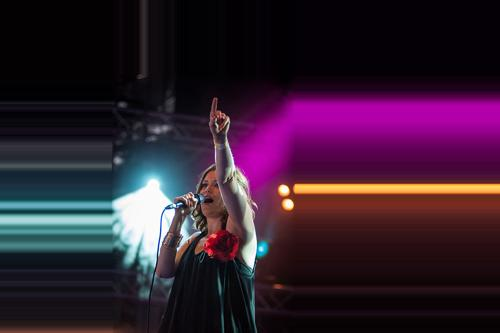
#> input picture 03_Train_FaceRecognition_with_ml/data/female/female_000122.jpg, 500 x 333 px; its folder holds only this picture in this run
$ jupyter execute --allow-errors 01_data_preprocessing_crop.ipynb
#> lines starting #> are read from the running program, lines starting #| are printed output that depends on the picture
### Step 1 : Crop faces and store in respective directory

[cell 1]
import numpy as np # numerical python
import cv2 # opencv
from glob import glob # glob use to extract path of file
import matplotlib.pyplot as plt # visualze and display

### Get list of all image path

[cell 2]
fpath = glob('./data/female/*.jpg') # this will return all images path in a list
mpath = glob('./data/male/*.jpg')

[cell 3]
fpath

[cell 4]
print('number of image in Females folder= ',len(fpath))
print('number of image in Males folder= ',len(mpath))

[cell 5]
### Step -1 Read Image and convert to RGB
img = cv2.imread(fpath[0]) #read image in BGR
#> img is the input picture: shape (333, 500, 3); mean B, G, R 48.3, 30.2, 52.4
img_rgb = cv2.cvtColor(img,cv2.COLOR_BGR2RGB) # this step will convert image from BGR to RGB)

### Step -2 Apply Haar Cascade Classifier

haar = cv2.CascadeClassifier('./model/haarcascade_frontalface_default - Copy.xml')
gray = cv2.cvtColor(img_rgb, cv2.COLOR_BGR2RGB)
faces_list = haar.detectMultiScale(gray,1.5,5)
#> faces_list = ()
print(faces_list)
for x,y,w,h in faces_list:
    cv2.rectangle (img_rgb,(x,y),(x+w,y+h),(255,255,0),2)
#> this loop made 0 passes

### Step -3 Crop Face

#> (the rest of this cell did not finish here and is left out)

[cell 6]
plt.imshow(img_rgb)
plt.axis('off')
plt.show()

### Crop all Female images

[cell 7]
haar = cv2.CascadeClassifier('./model/haarcascade_frontalface_default - Copy.xml')

[cell 8]
for i in range(len(fpath)):
    try:

        ### Step -1 Read Image and Convert to RGB
        img = cv2.imread(fpath[i]) # read image in BGR
        img_rgb = cv2.cvtColor(img,cv2.COLOR_BGR2RGB) # this step will convert image from BGR to RGB

        ### Step -2: Apply Haar Cascade Classifier
        gray = cv2.cvtColor(img_rgb,cv2.COLOR_BGR2GRAY)
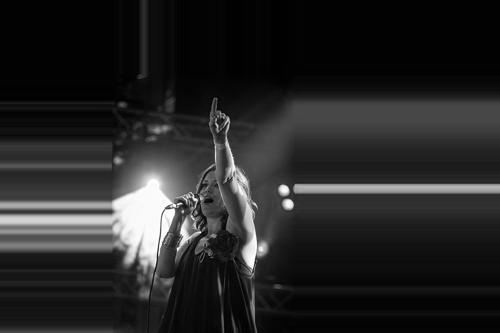
#> gray: shape (333, 500); min 0, max 255, mean 38.2
        faces_list = haar.detectMultiScale(gray,1.5,5)
        for x,y,w,h in faces_list:
            ### Step -3: crop Face
            roi = img[y:y+h,x:x+w]
            ### Step -4: Save Image
            cv2.imwrite(f'./crop_data/female/female_{i}.jpg',roi)
            print('Image Sucessfully processed')
    except:
        print('Unable to Process the image')


$ run again, on 03_Train_FaceRecognition_with_ml/data/female/female_000567.jpg
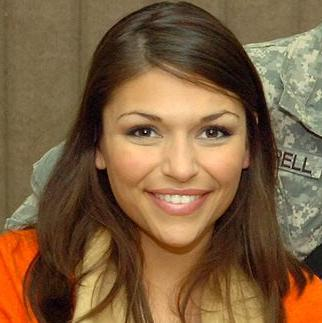
#> input picture 03_Train_FaceRecognition_with_ml/data/female/female_000567.jpg, 322 x 323 px
#> img is the input picture: shape (323, 322, 3); mean B, G, R 63.7, 96.2, 126.9
#> `faces_list = haar.detectMultiScale(gray,1.5,5)`: faces_list = [[85, 61, 182, 182]]
#| [[ 85  61 182 182]]
#> the loop `for x,y,w,h in faces_list:` made 1 pass
#> `gray = cv2.cvtColor(img_rgb,cv2.COLOR_BGR2GRAY)`:
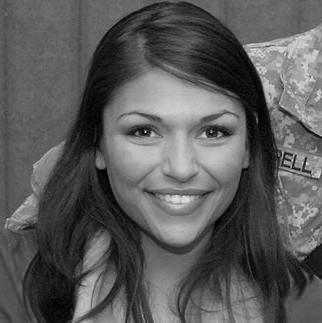
#> gray: shape (323, 322); min 0, max 233, mean 90
#> `faces_list = haar.detectMultiScale(gray,1.5,5)`: faces_list = [[83, 61, 182, 182]]
#> the loop `for x,y,w,h in faces_list:` made 1 pass
#> (printed output is left out)
#> pass 1, `roi = img[y:y+h,x:x+w]`:
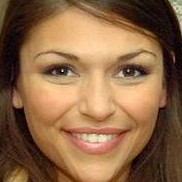
#> roi: shape (182, 182, 3); mean B, G, R 70.6, 103.6, 140.6

$ run again, on 03_Train_FaceRecognition_with_ml/data/female/female_000653.jpg
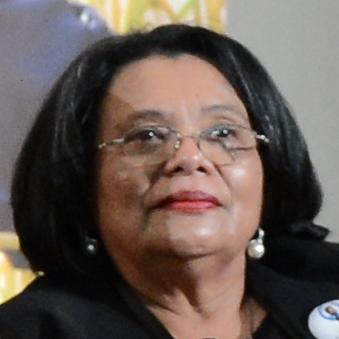
#> input picture 03_Train_FaceRecognition_with_ml/data/female/female_000653.jpg, 339 x 339 px
#> img is the input picture: shape (339, 339, 3); mean B, G, R 81.6, 87.5, 100.8
#> `faces_list = haar.detectMultiScale(gray,1.5,5)`: faces_list = [[95, 66, 182, 182]]
#| [[ 95  66 182 182]]
#> the loop `for x,y,w,h in faces_list:` made 1 pass
#> `gray = cv2.cvtColor(img_rgb,cv2.COLOR_BGR2GRAY)`:
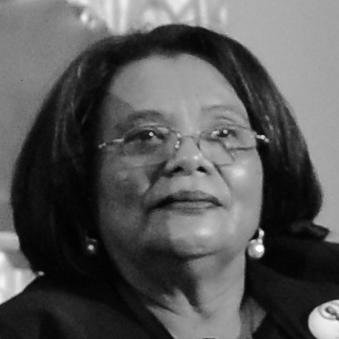
#> gray: shape (339, 339); min 0, max 255, mean 87.2
#> `faces_list = haar.detectMultiScale(gray,1.5,5)`: faces_list = [[95, 67, 182, 182]]
#> the loop `for x,y,w,h in faces_list:` made 1 pass
#> (printed output is left out)
#> pass 1, `roi = img[y:y+h,x:x+w]`:
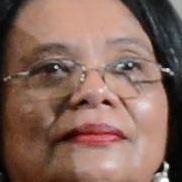
#> roi: shape (182, 182, 3); mean B, G, R 91.3, 102.9, 133.7

$ run again, on 03_Train_FaceRecognition_with_ml/data/female/female_000198.jpg
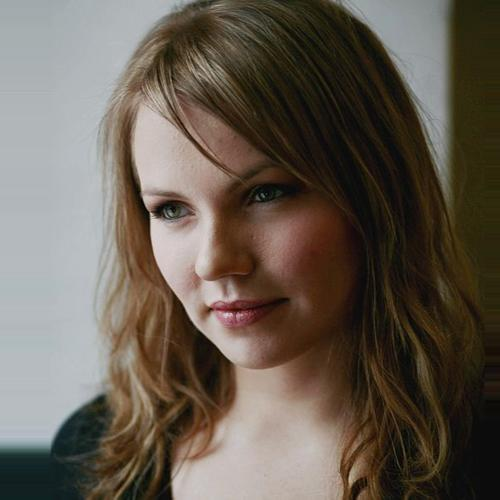
#> input picture 03_Train_FaceRecognition_with_ml/data/female/female_000198.jpg, 500 x 500 px
#> img is the input picture: shape (500, 500, 3); mean B, G, R 81.2, 91.9, 101.6
#> `faces_list = haar.detectMultiScale(gray,1.5,5)`: faces_list = [[127, 135, 182, 182], [95, 96, 273, 273]]
#| [[127 135 182 182]
#|  [ 95  96 273 273]]
#> the loop `for x,y,w,h in faces_list:` made 2 passes
#> `faces_list = haar.detectMultiScale(gray,1.5,5)`: faces_list = [[123, 137, 182, 182], [95, 96, 273, 273]]
#> the loop `for x,y,w,h in faces_list:` made 2 passes
#> (printed output is left out)
#> pass 1, `roi = img[y:y+h,x:x+w]`:
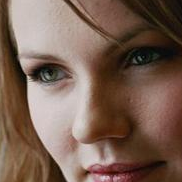
#> roi: shape (182, 182, 3); mean B, G, R 82.3, 95.9, 120.7
#> pass 2, `roi = img[y:y+h,x:x+w]`:
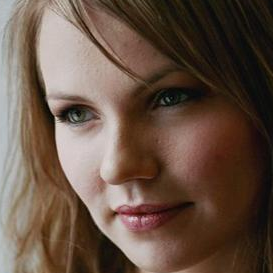
#> roi: shape (273, 273, 3); mean B, G, R 68.9, 82, 102.3
